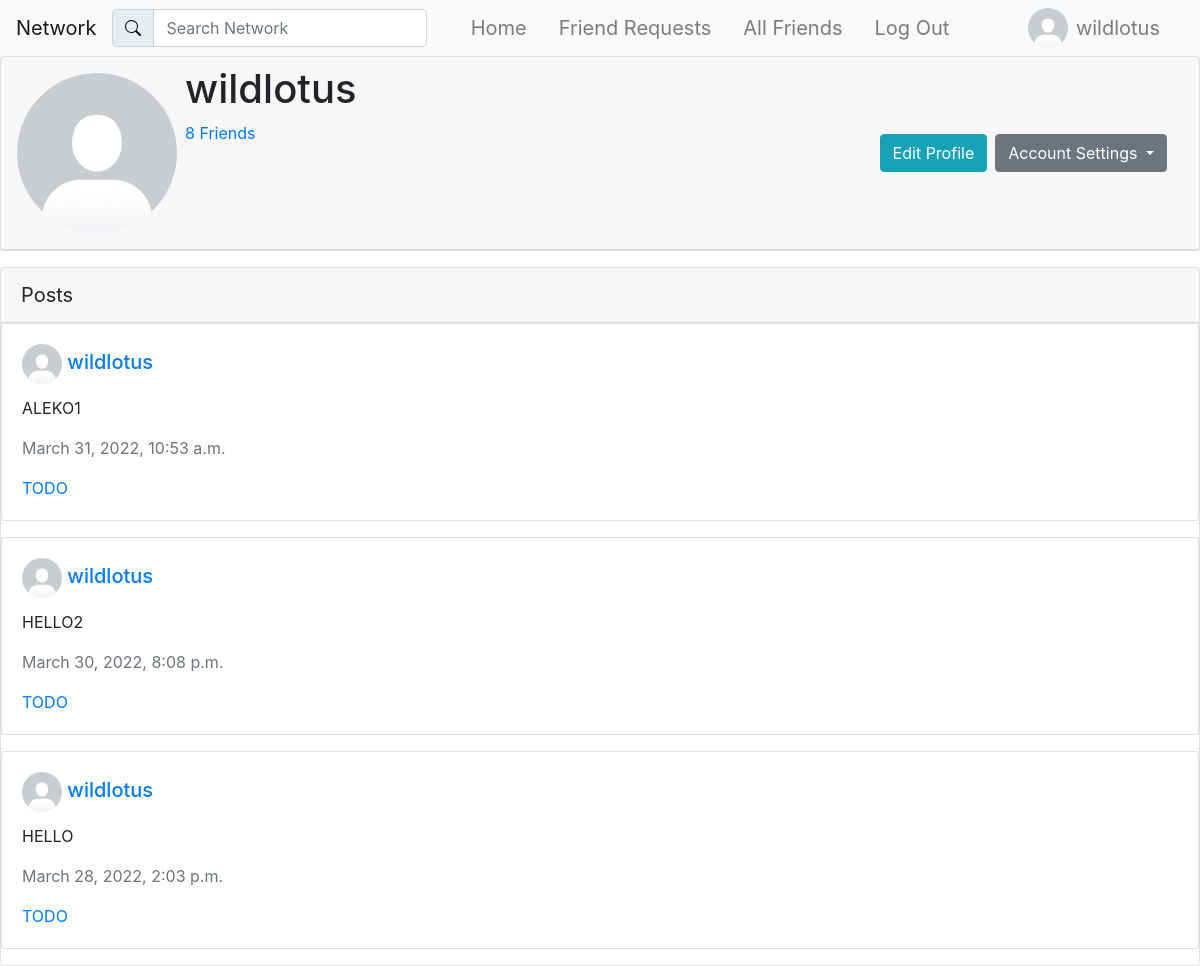
Page /profile/1 (signed in) on the earlier database version.
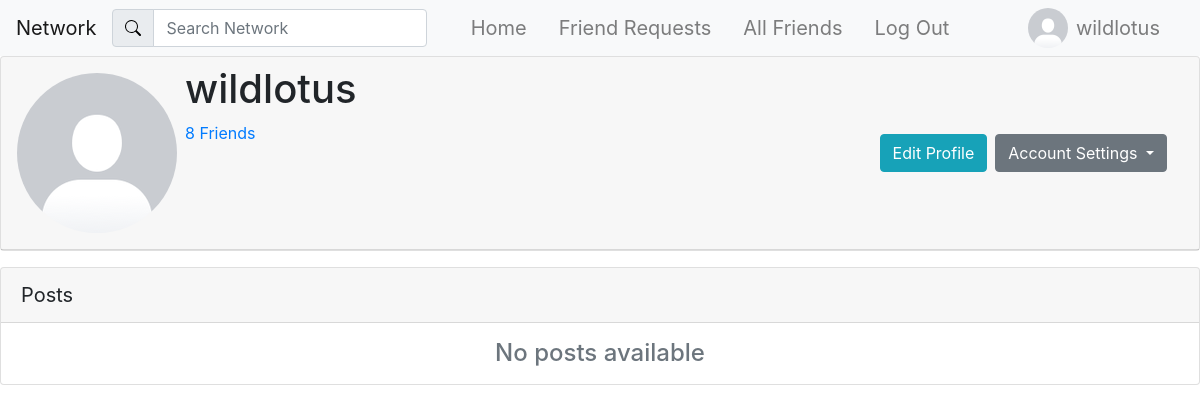
Same page on the later database version.
### network/models.py (models this page shows)
class User(AbstractUser):
    pass

class UserProfile(models.Model):
    user = models.OneToOneField(User, primary_key=True, related_name="profile", on_delete=models.CASCADE)
    name = models.CharField(max_length=64, blank=True, null=True)
    bio = models.TextField(blank=True)
    picture = models.ImageField(blank=True, default="default_profile_image.png")
    friends = models.ManyToManyField(User, blank=True, related_name="friends")
    blocked = models.ManyToManyField(User, blank=True, related_name="blocked")

class Post(models.Model):
    author = models.ForeignKey(UserProfile, on_delete=models.CASCADE)
    description = models.CharField(max_length=64)
    only_friends = models.BooleanField(default=False)
    only_me = models.BooleanField(default=False)
    timestamp = models.DateTimeField(default=timezone.now)

### network/views.py (the view)
# urls.py: path("profile/<int:profile_id>", views.show_profile, name="profile"),
def show_profile(request, profile_id):
    try:
        profile = UserProfile.objects.get(pk=profile_id)
        context = {
            "profile": profile,
            "posts": Post.objects.filter(author=profile).order_by('-timestamp'),
            "friend_request_available": not request.user.is_anonymous and not profile.user in request.user.profile.friends.all() and profile.user != request.user and not profile.user in request.user.profile.blocked.all(),
            "currently_friended": not request.user.is_anonymous and profile.user in request.user.profile.friends.all(),
        }
        if request.user.is_authenticated:
            context["self_in_friend_request"] = self_in_friend_request(profile.user, request.user)
            context["self_in_profile_friend_request"] = self_in_profile_friend_request(request.user, profile.user)
            if self_in_profile_friend_request(request.user, profile.user):
                friend_request = FriendRequest.objects.get(to_user=request.user, from_user=profile.user)
                context["friend_request_id"] = friend_request.id
            if request.user != profile.user:
                context["mutual_friends"] = mutual_friends(request.user.profile, profile)
                context["mutual_friends_amount"] = mutual_friends(request.user.profile, profile).count()
                if context["mutual_friends_amount"] >= 8:
                    context["limited_mutual_friends"] = limited_mutual_friends(request.user.profile, profile)
    except UserProfile.DoesNotExist:
        return JsonResponse({"error": "User matching query does not exist."})
    return render(request, "network/profile.html", context)

### network/views.py (called while the page is built)
def self_in_friend_request(to_user, from_user):
    try:
        FriendRequest.objects.get(to_user=to_user, from_user=from_user)
        return True
    except FriendRequest.DoesNotExist:
        return False

def self_in_profile_friend_request(to_user, from_user):
    try:
        FriendRequest.objects.get(to_user=to_user, from_user=from_user)
        return True
    except FriendRequest.DoesNotExist:
        return False

### templates/network/profile.html (shortened to what this page needs)
{% extends "network/layout.html" %} {% load static %}
{% block body %}
    {% if not request.user in profile.blocked.all and not profile.user in request.user.profile.blocked.all %}
    <div id="profile">
        <div class="card">
            <div class="card-header d-flex p-2">
                <div class="m-2">
                    <img class="profile_picture" src="{{ profile.picture.url }}" alt="Profile Picture" style="border-radius: 50%">
                </div>
                <div class="d-flex flex-column">
                    <div>
                        <h1>
                            {{ profile.user.username }}
                        </h1>
                    </div>
                    <div>
                        <div>
                            <a href="{% url 'profile_friends' profile.user.id %}">
                                {{ profile.friends.count }} Friends
                            </a>
                        </div>
                    </div>
                </div>
                    <div class="d-flex ml-auto align-items-center p-2">
                        {% if request.user == profile.user %}
                        <div class="mr-2">
                            <button type="button" class="btn btn-info">
                            Edit Profile
                            </button>
                        </div>
                        <div class="dropdown">
                            <button class="btn btn-secondary dropdown-toggle" type="button" id="dropdownMenuButton" data-toggle="dropdown" aria-haspopup="true" aria-expanded="false">
                              Account Settings
                            </button>
                        {% endif %}
                    </div>
                    <div class="d-flex align-items-center p-2">
                    </div>
                </div>
            </div>
        </div>
    </div>
    <div class="card mt-3">
        <div class="card-header" style="font-size: 20px;">Posts</div>
        {% for post in posts %}
            {% include "network/posts.html" %}
        {% empty %}
            <div class="d-flex justify-content-center text-muted">
                <h4 class="mt-3 mb-3">No posts available</h4>
            </div>
    {% endfor %}
    </div>
    {% endif %}
{% endblock body %}

### templates/network/layout.html (shortened to what this page needs)
{% load static %}
<!DOCTYPE html>
<html lang="en">
<head>
    <link rel="stylesheet" href="https://stackpath.bootstrapcdn.com/bootstrap/4.4.1/css/bootstrap.min.css">
    <link rel="stylesheet" href="{% static 'network/css/styles.css' %}">
</head>
<body>
    <nav class="navbar navbar-expand-lg navbar-light bg-light">
        <a class="navbar-brand" href="{% url 'index' %}">Network</a>
        <form class="form-inline" action="{% url 'search_results' %}" method="get">
            <div class="input-group">
                <div class="input-group-prepend">
                    <span class="input-group-text" id="basic-addon1">
                        <img src="{% static 'network/images/search.svg' %}" alt="">
                    </span>
                </div>
                <input class="form-control mr-sm-2" type="search" placeholder="Search Network" aria-label="Search" name="q">
            </div>
        </form>
        <div class="collapse navbar-collapse" id="navbarNav">
            <ul class="navbar-nav mx-auto">
                <li class="nav-item">
                    <a class="navbar-brand nav-link" href="{% url 'index' %}">
                        Home
                    </a>
                </li>
                {% if user.is_authenticated %}
                <li class="nav-item">
                    <a class="navbar-brand nav-link" href="{% url 'friend_requests' %}">
                        Friend Requests
                    </a>
                </li>
                <li class="nav-item">
                    <a class="navbar-brand nav-link" href="{% url 'friends' %}">
                        All Friends
                    </a>
                </li>
                <li class="nav-item">
                    <a class="navbar-brand nav-link" href="{% url 'account_logout' %}">
                        Log Out
                    </a>
                </li>
                {% endif %}
            </ul>
            {% if user.is_authenticated %}
                <ul class="navbar-nav ml-auto">
                    <li class="nav-item">
                        <img src="{{ user.profile.picture.url }}" alt="Logged in Profile Picture" width="40" height="40" style="border-radius: 50%;">
                    </li>
                    <li class="nav-item">
                        <a class="nav-link navbar-brand" href="{% url 'profile' user.id %}" id="profile">{{ user.username }}</a>
                    </li>
                </ul>
            {% endif %}
        </div>
    </nav>
    <div class="body">
        {% block body %}
        {% endblock %}
    </div>
</body>
</html>

### templates/network/posts.html
{% if post.only_friends %}
    {% if post.author.user in request.user.profile.friends.all or request.user in post.author.friends.all or post.author.user == request.user %}
        <div class="card mb-3">
            <div class="card-body">
                <h5 class="card-title">
                    <img src="{{ post.author.picture.url }}" alt="Post Auhor Profile Picture" width="40px" height="40px"
                        style="border-radius: 50%">
                    <a href="{% url 'profile' post.author.user.id %}">{{ post.author.user.username }}</a>
                </h5>
                <p class="card-text">{{ post.description }}</p>
                <p class="card-text text-muted">{{ post.timestamp }}</p>
                <a href="#" class="card-link">TODO</a>
            </div>
        </div>
    {% endif %}
{% endif %}
{% if post.only_me and post.author.user == request.user %}
    <div class="card mb-3">
        <div class="card-body">
            <h5 class="card-title">
                <img src="{{ post.author.picture.url }}" alt="Post Auhor Profile Picture" width="40px" height="40px"
                    style="border-radius: 50%">
                <a href="{% url 'profile' post.author.user.id %}">{{ post.author.user.username }}</a>
            </h5>
            <p class="card-text">{{ post.description }}</p>
            <p class="card-text text-muted">{{ post.timestamp }}</p>
            <a href="#" class="card-link">TODO</a>
        </div>
    </div>
{% endif %}

Differences in the rows shown:
removed Post: author.picture (placeholder picture), author.user.username "wildlotus", description "ALEKO1", timestamp "March 31, 2022, 10:53 a.m."
removed Post: author.picture (placeholder picture), author.user.username "wildlotus", description "HELLO2", timestamp "March 30, 2022, 8:08 p.m."
removed Post: author.picture (placeholder picture), author.user.username "wildlotus", description "HELLO", timestamp "March 28, 2022, 2:03 p.m."
Other differences:
text now shown: "No posts available"
